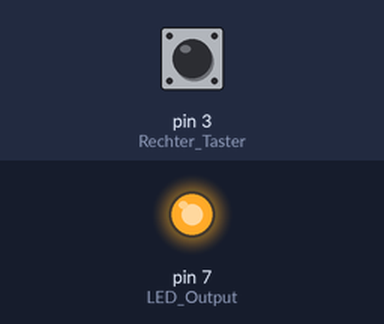
Recording of a sketch running on a simulated Arduino Uno, built with avr-gcc and run on an emulated ATmega328P. On the bench: output pins drawn as LEDs (lit = HIGH). The test bench sets the inputs (shaded band); at power-on: pin 3 (Rechter_Taster) LOW.

Above: at 1.2 s.
1.3 s: pin 3 (Rechter_Taster) pulled HIGH for 0.15 s
At 2.6 s:
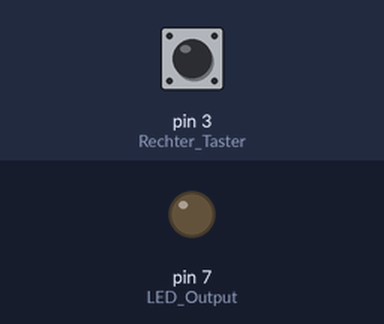
2.9 s: pin 3 (Rechter_Taster) pulled HIGH for 1 s
At 4.2 s:
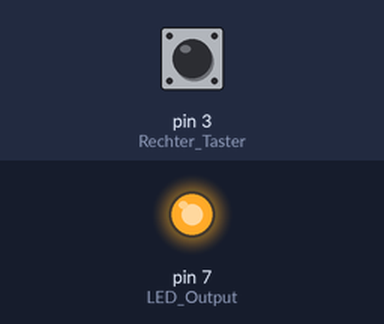
5.4 s: pin 3 (Rechter_Taster) pulled HIGH for 3.2 s
At 10.0 s:
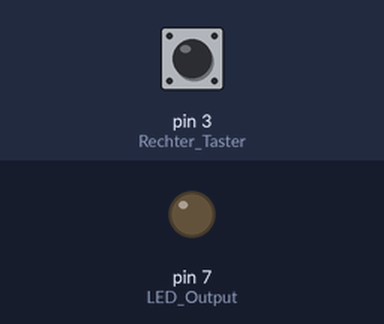
Timing chart, 0 to 11.5 s (numbered marks = the images above; inputs shaded):
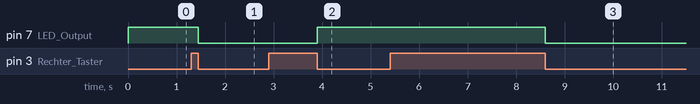

The sketch:

Aufg1.3.ino
```cpp
int last_state = 1;
int led_state = 0;


void setup() {
  pinMode(7, OUTPUT); //LED Output
  pinMode(3, INPUT); //Rechter Taster
}

void loop() {
  int new_state = digitalRead(3);
  if (last_state == 1 && new_state == 0){
    led_state = !led_state;
    digitalWrite(7, led_state);
  }

  last_state = new_state;
  delay(10);
}
```

Measured:
- after the input at 1.3 s, pin 7 (LED_Output): HIGH → LOW after 0.15 s
- after the input at 2.9 s, pin 7 (LED_Output): LOW → HIGH after 1.0 s
- after the input at 5.4 s, pin 7 (LED_Output): HIGH → LOW after 3.2 s
